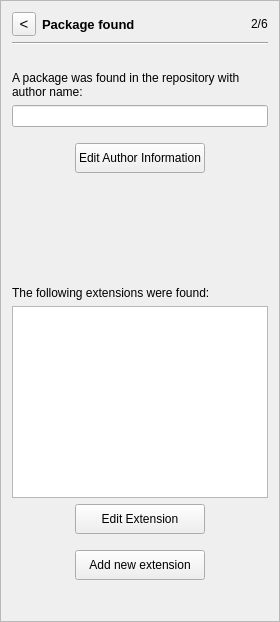
      <widget class="QFrame" name="page2b">
       <property name="frameShape">
        <enum>QFrame::StyledPanel</enum>
       </property>
       <property name="frameShadow">
        <enum>QFrame::Raised</enum>
       </property>
       <layout class="QVBoxLayout" name="verticalLayout_7">
        <item>
         <layout class="QHBoxLayout" name="horizontalLayout_16">
          <item>
           <widget class="QToolButton" name="page2bBack">
            <property name="minimumSize">
             <size>
              <width>24</width>
              <height>24</height>
             </size>
            </property>
            <property name="maximumSize">
             <size>
              <width>24</width>
              <height>24</height>
             </size>
            </property>
            <property name="font">
             <font>
              <pointsize>11</pointsize>
             </font>
            </property>
            <property name="text">
             <string>&lt;</string>
            </property>
           </widget>
          </item>
          <item>
           <widget class="QLabel" name="label_29">
            <property name="font">
             <font>
              <pointsize>10</pointsize>
              <weight>75</weight>
              <bold>true</bold>
             </font>
            </property>
            <property name="text">
             <string>Package found</string>
            </property>
           </widget>
          </item>
          <item>
           <spacer name="horizontalSpacer_14">
            <property name="orientation">
             <enum>Qt::Horizontal</enum>
            </property>
            <property name="sizeHint" stdset="0">
             <size>
              <width>40</width>
              <height>20</height>
             </size>
            </property>
           </spacer>
          </item>
          <item>
           <widget class="QLabel" name="label_30">
            <property name="text">
             <string>2/6</string>
            </property>
           </widget>
          </item>
         </layout>
        </item>
        <item>
         <widget class="Line" name="line_7">
          <property name="orientation">
           <enum>Qt::Horizontal</enum>
          </property>
         </widget>
        </item>
        <item>
         <spacer name="verticalSpacer_20">
          <property name="orientation">
           <enum>Qt::Vertical</enum>
          </property>
          <property name="sizeType">
           <enum>QSizePolicy::Fixed</enum>
          </property>
          <property name="sizeHint" stdset="0">
           <size>
            <width>20</width>
            <height>20</height>
           </size>
          </property>
         </spacer>
        </item>
        <item>
         <widget class="QLabel" name="label_31">
          <property name="text">
           <string>&lt;html&gt;&lt;head/&gt;&lt;body&gt;&lt;p&gt;A package was found in the repository with author name:&lt;/p&gt;&lt;/body&gt;&lt;/html&gt;</string>
          </property>
          <property name="textFormat">
           <enum>Qt::RichText</enum>
          </property>
          <property name="wordWrap">
           <bool>true</bool>
          </property>
         </widget>
        </item>
        <item>
         <widget class="QLineEdit" name="lineEdit_9">
          <property name="readOnly">
           <bool>true</bool>
          </property>
         </widget>
        </item>
        <item>
         <spacer name="verticalSpacer_24">
          <property name="orientation">
           <enum>Qt::Vertical</enum>
          </property>
          <property name="sizeType">
           <enum>QSizePolicy::Fixed</enum>
          </property>
          <property name="sizeHint" stdset="0">
           <size>
            <width>20</width>
            <height>10</height>
           </size>
          </property>
         </spacer>
        </item>
        <item alignment="Qt::AlignHCenter">
         <widget class="QPushButton" name="editAuthorButton">
          <property name="minimumSize">
           <size>
            <width>130</width>
            <height>30</height>
           </size>
          </property>
          <property name="maximumSize">
           <size>
            <width>130</width>
            <height>30</height>
           </size>
          </property>
          <property name="text">
           <string>Edit Author Information</string>
          </property>
         </widget>
        </item>
        <item>
         <spacer name="verticalSpacer_23">
          <property name="orientation">
           <enum>Qt::Vertical</enum>
          </property>
          <property name="sizeType">
           <enum>QSizePolicy::Expanding</enum>
          </property>
          <property name="sizeHint" stdset="0">
           <size>
            <width>20</width>
            <height>107</height>
           </size>
          </property>
         </spacer>
        </item>
        <item>
         <widget class="QLabel" name="label_32">
          <property name="text">
           <string>&lt;html&gt;&lt;head/&gt;&lt;body&gt;&lt;p&gt;The following extensions were found:&lt;/p&gt;&lt;/body&gt;&lt;/html&gt;</string>
          </property>
          <property name="textFormat">
           <enum>Qt::RichText</enum>
          </property>
          <property name="wordWrap">
           <bool>true</bool>
          </property>
         </widget>
        </item>
        <item>
         <widget class="QListView" name="listView"/>
        </item>
        <item alignment="Qt::AlignHCenter">
         <widget class="QPushButton" name="EditExtensionButton">
          <property name="sizePolicy">
           <sizepolicy hsizetype="Fixed" vsizetype="Fixed">
            <horstretch>0</horstretch>
            <verstretch>0</verstretch>
           </sizepolicy>
          </property>
          <property name="minimumSize">
           <size>
            <width>130</width>
            <height>30</height>
           </size>
          </property>
          <property name="maximumSize">
           <size>
            <width>130</width>
            <height>30</height>
           </size>
          </property>
          <property name="text">
           <string>Edit Extension</string>
          </property>
         </widget>
        </item>
        <item>
         <spacer name="verticalSpacer_21">
          <property name="orientation">
           <enum>Qt::Vertical</enum>
          </property>
          <property name="sizeType">
           <enum>QSizePolicy::Fixed</enum>
          </property>
          <property name="sizeHint" stdset="0">
           <size>
            <width>20</width>
            <height>10</height>
           </size>
          </property>
         </spacer>
        </item>
        <item alignment="Qt::AlignHCenter">
         <widget class="QPushButton" name="AddExtensionButton">
          <property name="sizePolicy">
           <sizepolicy hsizetype="Fixed" vsizetype="Fixed">
            <horstretch>0</horstretch>
            <verstretch>0</verstretch>
           </sizepolicy>
          </property>
          <property name="minimumSize">
           <size>
            <width>130</width>
            <height>30</height>
           </size>
          </property>
          <property name="maximumSize">
           <size>
            <width>130</width>
            <height>30</height>
           </size>
          </property>
          <property name="text">
           <string>Add new extension</string>
          </property>
         </widget>
        </item>
        <item>
         <spacer name="verticalSpacer_22">
          <property name="orientation">
           <enum>Qt::Vertical</enum>
          </property>
          <property name="sizeType">
           <enum>QSizePolicy::Fixed</enum>
          </property>
          <property name="sizeHint" stdset="0">
           <size>
            <width>20</width>
            <height>10</height>
           </size>
          </property>
         </spacer>
        </item>
        <item>
         <layout class="QHBoxLayout" name="horizontalLayout_17">
          <item>
           <spacer name="horizontalSpacer_15">
            <property name="orientation">
             <enum>Qt::Horizontal</enum>
            </property>
            <property name="sizeHint" stdset="0">
             <size>
              <width>40</width>
              <height>20</height>
             </size>
            </property>
           </spacer>
          </item>
         </layout>
        </item>
       </layout>
      </widget>
